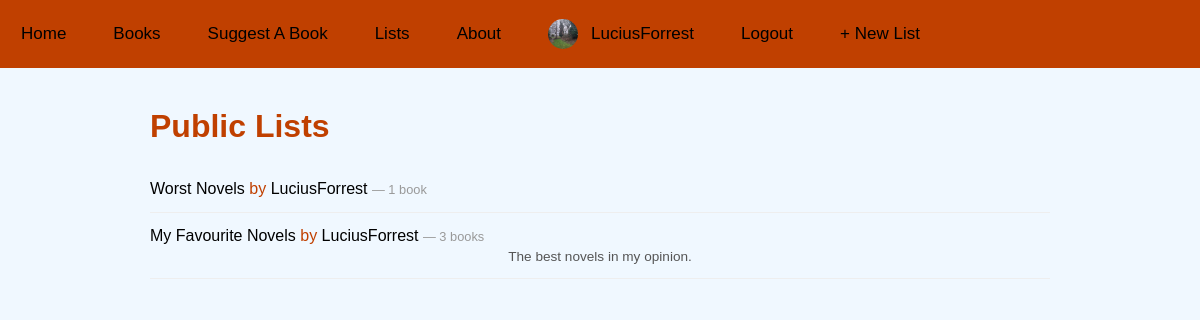
The page /lists.php (signed in) on the database its author committed.
### tables this page shows
CREATE TABLE `tbl_Lists` (
  `ID` int NOT NULL,
  `User_ID` int NOT NULL,
  `Name` varchar(255) NOT NULL,
  `Description` text,
  `Is_Public` tinyint(1) DEFAULT '1',
  `Created_At` datetime DEFAULT CURRENT_TIMESTAMP,
  `Slug` varchar(255) DEFAULT NULL
);

CREATE TABLE `tbl_Users` (
  `ID` int NOT NULL,
  `User_Name` varchar(100) NOT NULL,
  `Email_Address` varchar(100) NOT NULL,
  `Hashed_Password` text NOT NULL,
  `DateCreated` datetime DEFAULT CURRENT_TIMESTAMP,
  `UserLevel` enum('User','Admin') DEFAULT NULL,
  `Bio` varchar(10000) DEFAULT NULL,
  `Avatar` varchar(255) DEFAULT NULL,
  `Last_IP` varchar(45) DEFAULT NULL,
  `Last_Login` datetime DEFAULT NULL,
  `Is_Banned` tinyint(1) DEFAULT '0',
  `Ban_Reason` varchar(255) DEFAULT NULL
);

### lists.php (the view, shortened to what this page needs)
<?php
require_once("db.php");
$stmt = $conn->prepare("
    SELECT tbl_Lists.ID, tbl_Lists.Name, tbl_Lists.Slug, tbl_Lists.Description, tbl_Lists.Created_At,
           tbl_Users.User_Name,
           COUNT(tbl_List_Books.ID) AS Book_Count
    FROM tbl_Lists
    LEFT JOIN tbl_Users ON tbl_Lists.User_ID = tbl_Users.ID
    LEFT JOIN tbl_List_Books ON tbl_Lists.ID = tbl_List_Books.List_ID
    WHERE tbl_Lists.Is_Public = 1
    GROUP BY tbl_Lists.ID
    ORDER BY tbl_Lists.Created_At DESC
");
$stmt->execute();
$lists = $stmt->get_result();
?>
<!DOCTYPE html>
<html lang="en">
<head>
    <link rel="stylesheet" href="style.css">
</head>
<body>
<div class="topnavigationbar">
    <div class="nav-left">
        <a href="index.php">Home</a>
        <a href="sitebooks.php">Books</a>
        <a href="suggestbook.php">Suggest A Book</a>
        <a href="lists.php">Lists</a>
        <a href="about.php">About</a>
    </div>
    <div class="nav-right">
    <?php
    if (isset($_SESSION["User_Name"])) {
        $profilePic = $_SESSION['Avatar'] ?? 'default.png';
        echo "<a href='/DSTLib/Members/profile.php?user=" . $_SESSION['User_Name'] . "' class='profile-link'>";
        echo "<img src='Members/Uploads/$profilePic' alt='Profile' class='profile-pic'>";
        echo "<span>" . htmlspecialchars($_SESSION['User_Name']) . "</span>";
        echo "</a>";
        echo "<a href='logout.php'>Logout</a>";
        echo "<a href='createlists.php'>+ New List</a>";
    } else {
        echo "<a href='login.php'>Log in</a>";
        echo "<a href='createaccount.php'>Create Account</a>";
    }
    ?>
    </div>
</div>
<div class="lists-page">
    <h1>Public Lists</h1>
    <?php if ($lists->num_rows > 0): ?>
        <?php while ($l = $lists->fetch_assoc()): ?>
            <div class="list-card">
                <div>
                    <a href="list.php?user=<?= urlencode($l['User_Name']) ?>&list=<?= urlencode($l['Slug']) ?>">
                        <?= htmlspecialchars($l['Name']) ?>
                    </a>
                    <span> by <a href="Members/profile.php?user=<?= htmlspecialchars($l['User_Name']) ?>"><?= htmlspecialchars($l['User_Name']) ?></a></span>
                    <span style="color:#999;font-size:0.8rem;"> — <?= $l['Book_Count'] ?> book<?= $l['Book_Count'] !== 1 ? 's' : '' ?></span>
                </div>
                <?php if (!empty($l['Description'])): ?>
                    <p style="margin:4px 0 0;font-size:0.85rem;color:#555;"><?= htmlspecialchars($l['Description']) ?></p>
                <?php endif; ?>
            </div>
        <?php endwhile; ?>
    <?php else: ?>
        <p>No public lists yet.</p>
    <?php endif; ?>
</div>
</body>
</html>

### style.css (style rules this page uses)
body { font-family: Verdana, Geneva, Tahoma, sans-serif; background-color: #f0f8ff; color: #333; margin: 0; padding: 0; }
.profile-pic { width: 30px; height: 30px; border-radius: 50%; object-fit: cover; vertical-align: middle; margin-right: 8px; }
p { text-align: center; font-size: 16px; color: #000000; }
a { color: #000000; text-decoration: none; }
.topnavigationbar { overflow: auto; background-color: #C04000; }
.topnavigationbar a { float: right; display: block; color:black; text-align: center; padding: 14px 16px; text-decoration: none; font-size: 17px; margin: 5px; justify-content: space-between; }
.nav-right a, .nav-left a { float: left; margin-right: 10px; text-decoration: none; color: black; display: inline-flex; align-items: center; }
.nav-right a:last-child { margin-right: 0; }
.nav-right a.profile-link { align-items: center; gap: 5px; }
.topnavigationbar a { line-height: 30px; }
.lists-page { max-width: 900px; margin: 40px auto; padding: 0 20px; color: #C04000; }
.list-card { padding: 14px 0; border-bottom: 1px solid #eee; }
:root { --bg: #0f0f0f; --surface: #1a1a1a; --border: #2e2e2e; --accent: #C04000; --text: #f0f0f0; --muted: #888; }

### rows shown on the page
tbl_lists: Name "Worst Novels", User_ID.User_Name "LuciusForrest", Book_Count "1"
tbl_lists: Name "My Favourite Novels", User_ID.User_Name "LuciusForrest", Book_Count "3", Description "The best novels in my opinion."

### other values the page prints
$_SESSION['User_Name'] "LuciusForrest"
